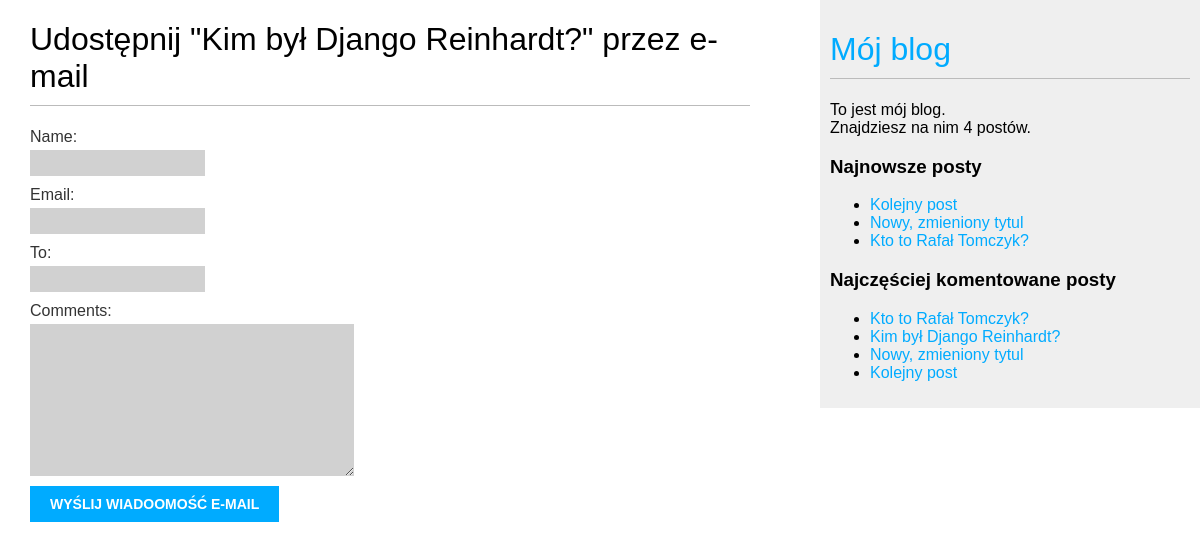
/blog/1/share/, run on an earlier commit of the app's database.
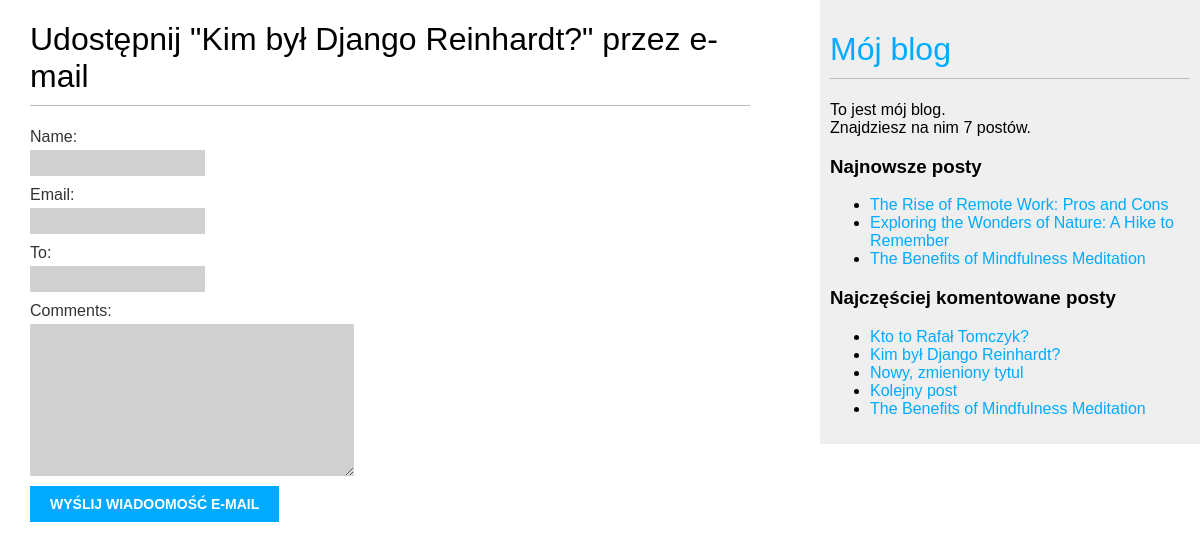
And on a later commit of the database.
### blog/models.py (models this page shows, shortened)
class Post(models.Model):
    class Status(models.TextChoices):
        DRAFT = 'DF', 'Roboczy'
        PUBLISHED = 'PB', 'Opublikowany'
    title = models.CharField(max_length=250)
    slug = models.SlugField(max_length=250, unique_for_date='publish')
    author = models.ForeignKey(User, on_delete=models.CASCADE, related_name='blog_posts')
    body = models.TextField()
    publish = models.DateTimeField(default=timezone.now)
    created = models.DateTimeField(auto_now_add=True)
    updated = models.DateTimeField(auto_now=True)
    status = models.CharField(max_length=2, choices=Status.choices, default=Status.DRAFT)
    object = models.Manager()
    published = PublishedManager()
    tags = TaggableManager()
    class Meta:
        ordering = ['-publish']
        indexes = [
            models.Index(fields=['-publish'])
        ]
    def get_absolute_url(self):
        return reverse("blog:post_detail", args=[self.publish.year,
                                                 self.publish.month,
                                                 self.publish.day,
                                                 self.slug])

### blog/views.py (the view)
# urls.py: path('<int:post_id>/share/', views.post_share, name='post_share'),
def post_share(request, post_id):
    post = get_object_or_404(Post, id=post_id, status=Post.Status.PUBLISHED)
    sent = False
    if request.method == 'POST':
        form = EmailPostForm(request.POST)
        if form.is_valid():
            cd = form.cleaned_data
            post_url = request.build_absolute_uri(
                post.get_absolute_url())
            subject = f"{cd['name']} zaleca Ci przeczytanie {post.title}"
            message = f"Przeczytaj {post.title} pod adresem {post_url}\n\nkomentarze {cd['name']}: {cd['comments']}"
            send_mail(subject, message, 'rafal.tomczyk2000@gmail.com', [cd['to']])
            sent = True
    else:
        form = EmailPostForm()
    return render(request, 'blog/post/share.html', {'post': post,
                                                    'form': form,
                                                    'sent': sent})

### blog/forms.py
class EmailPostForm(forms.Form):
    name = forms.CharField(max_length=35)
    email = forms.EmailField()
    to = forms.EmailField()
    comments = forms.CharField(required=False, widget=forms.Textarea)

### blog/models.py (called while the page is built)
    def get_queryset(self):
        return super().get_queryset()\
            .filter(status=Post.Status.PUBLISHED)

### blog/templatetags/blog_tags.py (called while the page is built)
@register.simple_tag
def total_posts():
    return Post.published.count()

@register.inclusion_tag('blog/post/latest_posts.html')
def show_latest_posts(count=5):
    latest_posts = Post.published.order_by('-publish')[:count]
    return {'latest_posts': latest_posts}

@register.simple_tag
def get_most_commented_posts(count=5):
    return Post.published.annotate(total_comments=Count('comments')).order_by('-total_comments')[:count]

### blog/templates/blog/post/share.html (shortened to what this page needs)
{% extends "blog/base.html" %}
{% block content %}
    {% if sent %}
        <h1>Wiadomość e-mail została pomyślnie wysłana</h1>
        <p>
            "Wysłanie posta {{ post.title }}" do {{ form.cleaned_data.to }} zakończyło się sukcesem.
        </p>
    {% else %}
        <h1>Udostępnij "{{ post.title }}" przez e-mail</h1>
        <form method="post">
            {{ form.as_p}}
            <input type="submit" value="Wyślij wiadoomość e-mail">
        </form>
    {% endif %}
{% endblock %}

### blog/templates/blog/base.html (shortened to what this page needs)
{% load blog_tags %}
{% load static %}
<!DOCTYPE html>
<html>
<head>
    <link href="{% static 'css/blog.css' %}" rel="stylesheet">
</head>
<body>
    <div id="content">
        {% block content %}
        {% endblock %}
    </div>
    <div id="sidebar">
        <h1><a href="{% url 'blog:post_list' %}">Mój blog</a></h1>
        <p>To jest mój blog.<br>
            Znajdziesz na nim {% total_posts %} postów.
        </p>
        <h3>Najnowsze posty</h3>
        {% show_latest_posts 3 %}
        <h3>Najczęściej komentowane posty</h3>
        {% get_most_commented_posts as most_commented_posts %}
        <ul>
            {% for post in most_commented_posts %}
            <li>
                <a href="{{ post.get_absolute_url }}">{{ post.title }}</a>
            </li>
            {% endfor %}
        </ul>
    </div>
</body>
</html>

### blog/templates/blog/post/latest_posts.html
<ul>
    {% for post in latest_posts %}
        <li>
            <a href="{{post.get_absolute_url}}">{{post.title}}</a>
        </li>
    {%endfor%}
</ul>

What changed in the data, as far as the page shows it:
no longer on one of the page's lists (row unchanged): Post: title "Kto to Rafał Tomczyk?"
no longer on one of the page's lists (row unchanged): Post: title "Nowy, zmieniony tytul"
no longer on one of the page's lists (row unchanged): Post: title "Kolejny post"
added Post: title "The Rise of Remote Work: Pros and Cons", shown under "Najnowsze posty"
added Post: title "Exploring the Wonders of Nature: A Hike to Remember", shown under "Najnowsze posty"
added Post: title "The Benefits of Mindfulness Meditation"
Also different on the page:
text no longer shown: "4"
text now shown: "7"
